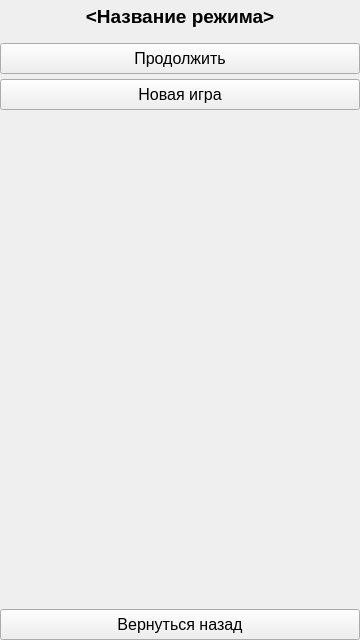
<?xml version="1.0" encoding="UTF-8"?>
<ui version="4.0">
 <class>LevelSelectScreen</class>
 <widget class="QWidget" name="LevelSelectScreen">
  <property name="geometry">
   <rect>
    <x>0</x>
    <y>0</y>
    <width>360</width>
    <height>640</height>
   </rect>
  </property>
  <property name="sizePolicy">
   <sizepolicy hsizetype="Minimum" vsizetype="Minimum">
    <horstretch>0</horstretch>
    <verstretch>0</verstretch>
   </sizepolicy>
  </property>
  <property name="windowTitle">
   <string>MetChars - Выбор уровня</string>
  </property>
  <layout class="QGridLayout" name="gridLayout">
   <property name="leftMargin">
    <number>0</number>
   </property>
   <property name="topMargin">
    <number>0</number>
   </property>
   <property name="rightMargin">
    <number>0</number>
   </property>
   <property name="bottomMargin">
    <number>0</number>
   </property>
   <item row="0" column="0">
    <layout class="QVBoxLayout" name="main_layout">
     <property name="spacing">
      <number>10</number>
     </property>
     <item>
      <widget class="QLabel" name="game_mode_label">
       <property name="font">
        <font>
         <family>Segoe UI</family>
         <pointsize>14</pointsize>
         <weight>75</weight>
         <bold>true</bold>
        </font>
       </property>
       <property name="styleSheet">
        <string notr="true">padding: 5px;</string>
       </property>
       <property name="text">
        <string>&lt;Название режима&gt;</string>
       </property>
       <property name="alignment">
        <set>Qt::AlignCenter</set>
       </property>
      </widget>
     </item>
     <item>
      <widget class="QWidget" name="actions" native="true">
       <property name="sizePolicy">
        <sizepolicy hsizetype="Preferred" vsizetype="Preferred">
         <horstretch>0</horstretch>
         <verstretch>0</verstretch>
        </sizepolicy>
       </property>
       <layout class="QVBoxLayout" name="game_modes_layout">
        <property name="spacing">
         <number>5</number>
        </property>
        <property name="leftMargin">
         <number>0</number>
        </property>
        <property name="topMargin">
         <number>0</number>
        </property>
        <property name="rightMargin">
         <number>0</number>
        </property>
        <property name="bottomMargin">
         <number>0</number>
        </property>
        <item>
         <widget class="QPushButton" name="continue_btn">
          <property name="font">
           <font>
            <family>Segoe UI</family>
            <pointsize>12</pointsize>
           </font>
          </property>
          <property name="styleSheet">
           <string notr="true">padding: 5px;</string>
          </property>
          <property name="text">
           <string>Продолжить</string>
          </property>
         </widget>
        </item>
        <item>
         <widget class="QPushButton" name="new_game_btn">
          <property name="font">
           <font>
            <family>Segoe UI</family>
            <pointsize>12</pointsize>
           </font>
          </property>
          <property name="styleSheet">
           <string notr="true">padding: 5px;</string>
          </property>
          <property name="text">
           <string>Новая игра</string>
          </property>
         </widget>
        </item>
       </layout>
      </widget>
     </item>
     <item>
      <widget class="QScrollArea" name="scroll_area">
       <property name="styleSheet">
        <string notr="true">QScrollArea { border: none; }</string>
       </property>
       <property name="verticalScrollBarPolicy">
        <enum>Qt::ScrollBarAlwaysOff</enum>
       </property>
       <property name="widgetResizable">
        <bool>true</bool>
       </property>
       <property name="alignment">
        <set>Qt::AlignLeading|Qt::AlignLeft|Qt::AlignVCenter</set>
       </property>
       <widget class="QWidget" name="scroll_area_widget_contents">
        <property name="geometry">
         <rect>
          <x>0</x>
          <y>0</y>
          <width>358</width>
          <height>442</height>
         </rect>
        </property>
        <layout class="QVBoxLayout" name="verticalLayout">
         <property name="spacing">
          <number>10</number>
         </property>
         <property name="leftMargin">
          <number>0</number>
         </property>
         <property name="topMargin">
          <number>0</number>
         </property>
         <property name="rightMargin">
          <number>0</number>
         </property>
         <property name="bottomMargin">
          <number>0</number>
         </property>
        </layout>
       </widget>
      </widget>
     </item>
     <item>
      <widget class="QPushButton" name="go_back_btn">
       <property name="sizePolicy">
        <sizepolicy hsizetype="Minimum" vsizetype="Fixed">
         <horstretch>0</horstretch>
         <verstretch>1</verstretch>
        </sizepolicy>
       </property>
       <property name="font">
        <font>
         <family>Segoe UI</family>
         <pointsize>12</pointsize>
         <weight>50</weight>
         <bold>false</bold>
        </font>
       </property>
       <property name="styleSheet">
        <string notr="true">padding: 5px;</string>
       </property>
       <property name="text">
        <string>Вернуться назад</string>
       </property>
      </widget>
     </item>
    </layout>
   </item>
  </layout>
 </widget>
 <resources/>
 <connections/>
</ui>
